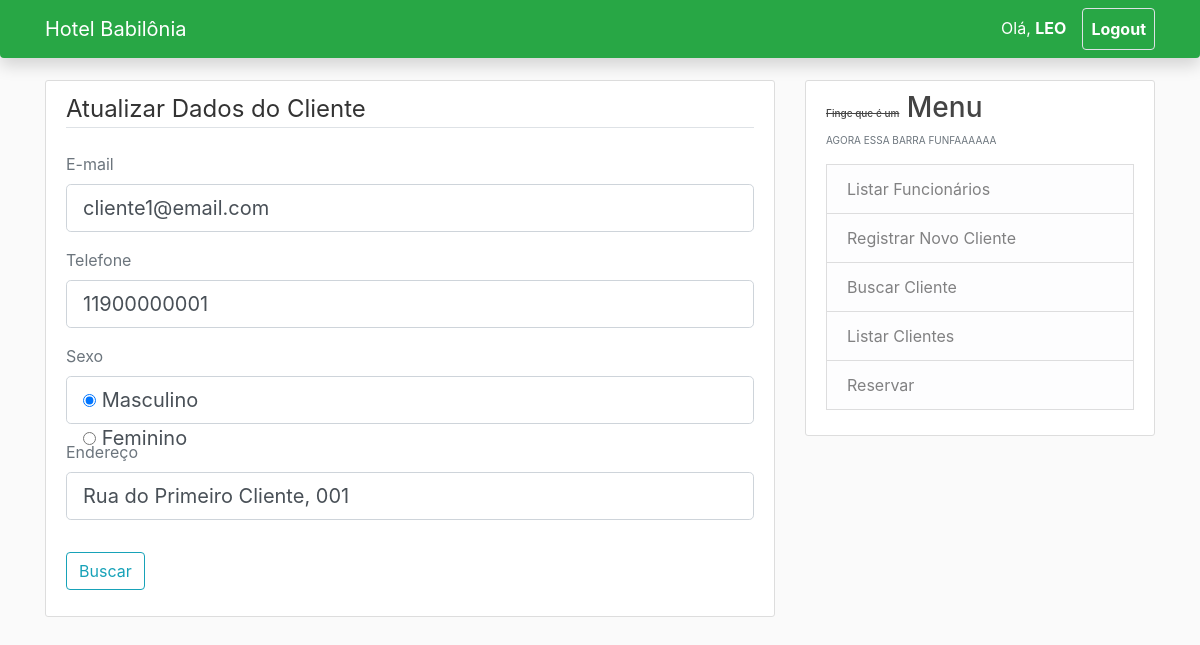
Page /client/1/update (signed in) on the committed database.
### babylon/models.py (models this page shows, shortened)
class Employee(db.Model):
	id = db.Column(db.Integer, primary_key=True)
	name = db.Column(db.String(20), nullable=False)
	email = db.Column(db.String(20), unique=True, nullable=False)
	cpf = db.Column(db.String(11), unique=True, nullable=False)
	role = db.Column(db.String(20), nullable=False)
	rg = db.Column(db.String(14), unique=True, nullable=False)
	birthdate = db.Column(db.Date, nullable=False)
	phone = db.Column(db.String(11), nullable=False)
	sex = db.Column(db.String(20), nullable=False)
	address = db.Column(db.String(120), nullable=False)
	username = db.relationship('User', backref='employee', lazy=True)
	booking = db.relationship('Booking', backref='employee', lazy=True)

class Client(db.Model):
	id = db.Column(db.Integer, primary_key=True)
	name = db.Column(db.String(20), nullable=False)
	email = db.Column(db.String(20), unique=True, nullable=False)
	cpf = db.Column(db.String(11), unique=True, nullable=False)
	rg = db.Column(db.String(14), unique=True, nullable=False)
	birthdate = db.Column(db.Date, nullable=False)
	phone = db.Column(db.String(11), unique=True, nullable=False)
	sex = db.Column(db.String(20), nullable=False, default='Não declarado')
	address = db.Column(db.String(120), nullable=False)
	booking = db.relationship('Booking', backref='client', lazy=True)

### babylon/routes.py (the view)
@app.route('/client/<int:client_id>/update', methods=['GET', 'POST'])
@login_required
def update_client(client_id):
	client = Client.query.get_or_404(client_id)
	form = UpdateForm()
	if form.validate_on_submit():
		client.email=form.email.data
		client.phone = form.phone.data
		client.sex = form.sex.data
		client.address = form.address.data
		db.session.commit()
		flash('Os dados do cliente foram atualizados!', 'success')
		return redirect(url_for('client', client_id=client.id))
	elif request.method == 'GET' :
		form.email.data = client.email
		form.phone.data = client.phone
		form.sex.data = client.sex
		form.address.data = client.address
	return render_template('update_client.html', title="Atualizar Cadastro", form=form, legend='Atualizar Cadastro')

### babylon/forms.py (shortened to what this page needs)
class UpdateForm(FlaskForm):
    email = StringField('E-mail', validators=[DataRequired(message='É necessário fornecer um email!'),\
        Email('Email inserido é inválido!')])
    phone = StringField('Telefone', validators=[DataRequired('É necessário fornecer um telefone para contato!'),\
        Length(min=10, max=11)])
    sex = RadioField(label='Sexo', choices=[('M', 'Masculino'), ('F', 'Feminino')])
    address = StringField('Endereço', validators=[DataRequired('É necessário fornecer um endereço!')])
    submit = SubmitField()

### babylon/models.py (called while the page is built)
@login_manager.user_loader
def load_user(user_id):
	return User.query.get(int(user_id))

### babylon/templates/update_client.html (shortened to what this page needs)
{% extends "layout.html" %}
{% block content %}
    <div class="content-section">
        <form method="POST" action="">
            <fieldset class="form-group">
                <legend class="border-bottom mb-4">Atualizar Dados do Cliente</legend>
                <div class="form-group">
                    {{ form.email.label(class="form-control-label text-muted") }}
                    {% if form.email.errors %}
                        {{ form.email(class="form-control form-control-lg is-invalid") }}
                        <div class="invalid-feedback">
                            {% for error in form.email.errors %}
                                <span>{{ error }}</span>
                            {% endfor %}
                        </div>
                    {% else %}
                        {{ form.email(class="form-control form-control-lg", placeholder="E-mail") }}
                    {% endif %}
                </div>
                <div class="form-group">
                    {{ form.phone.label(class="form-control-label text-muted") }}
                    {% if form.phone.errors %}
                        {{ form.phone(class="form-control form-control-lg is-invalid", maxlength=11) }}
                        <div class="invalid-feedback">
                            {% for error in form.phone.errors %}
                                <span>{{ error }}</span>
                            {% endfor %}
                        </div>
                    {% else %}
                        {{ form.phone(class="form-control form-control-lg", placeholder="(__) ____-____", maxlength=11 )}}
                    {% endif %}
                </div>
                <div class="form-group">
                    {{ form.sex.label(class="form-control-label text-muted") }}
                    {% if form.sex.errors %}
                        {{ form.sex(class="form-control form-control-lg is-invalid") }}
                        <div class="invalid-feedback">
                            {% for error in form.sex.errors %}
                                <span>{{ error }}</span>
                            {% endfor %}
                        </div>
                    {% else %}
                        {{ form.sex(class="form-control form-control-lg", placeholder="Sexo") }}
                    {% endif %}
                </div>
                <div class="form-group">
                    {{ form.address.label(class="form-control-label text-muted") }}
                    {% if form.address.errors %}
                        {{ form.address(class="form-control form-control-lg is-invalid") }}
                        <div class="invalid-feedback">
                            {% for error in form.address.errors %}
                                <span>{{ error }}</span>
                            {% endfor %}
                        </div>
                    {% else %}
                        {{ form.address(class="form-control form-control-lg", placeholder="Endereço") }}
                    {% endif %}
                </div>
            </fieldset>
            <div class="form-group">
                {{ form.submit(class="btn btn-outline-info", value="Buscar") }}
            </div>
        </form>
    </div>
{% endblock content %}

### babylon/templates/layout.html (shortened to what this page needs)
<!DOCTYPE html>
<html lang="en">
<head>
    <link rel="stylesheet" href="https://stackpath.bootstrapcdn.com/bootstrap/4.1.2/css/bootstrap.min.css">
    <link rel="stylesheet" type="text/css" href="{{ url_for('static', filename='main.css') }}" >
</head>
<body>
    <header class="site-header">
      <nav class="navbar navbar-expand-md navbar-dark bg-success fixed-top rounded-bottom shadow">
        <div class="container">
          <a class="navbar-brand mr-4" href="{{ url_for('home') }}">Hotel Babilônia</a>
            <div class="collapse navbar-collapse" id="navbarToggle">
              <div class="navbar-nav">
                {% if current_user.is_authenticated %}
                  <span class="nav-item nav-link" >Olá, <b>{{ current_user.employee.name.upper().split(' ')[0] }}</b></span>
                  <a class="nav-item nav-link border border rounded ml-2 px-2" href="{{ url_for('logout') }}"><strong>Logout</strong></a>
                {% else %}
                  <a class="nav-item nav-link" href="{{ url_for('login') }}">Login</a>
                {% endif %}
              </div>
            </div>
          </div>
      </nav>
    </header>
    <main role="main" class="container">
      <div class="row">
        <div class="col-md-8">
            {% block content %}{% endblock content %}
        </div>
        {% if current_user.is_authenticated %}
        <div class="col-md-4">
          <div class="content-section">
            <h3><strike style="font-size: 10px">Finge que é um</strike> Menu</h3>
            <p class='text-muted' style="font-size: 10px">AGORA ESSA BARRA FUNFAAAAAA
                {% if  current_user.is_authenticated and current_user.employee.role == 'Admin' %}
                <li class="list-group-item list-group-item-light">
                    <a style="text-decoration: none; color: #818182" href="{{ url_for('home') }}">
                      Listar Funcionários
                    </a>
                </li>
                {% endif %}
                <li class="list-group-item list-group-item-light">
                    <a style="text-decoration: none; color: #818182" href="{{ url_for('register_client') }}">
                      Registrar Novo Cliente
                    </a>
                </li>
                <li class="list-group-item list-group-item-light">
                    <a style="text-decoration: none; color: #818182" href="{{ url_for('search_client') }}">
                      Buscar Cliente
                    </a>
                </li>
                <li class="list-group-item list-group-item-light">
                    <a style="text-decoration: none; color: #818182" href="{{ url_for('list_clients') }}">
                      Listar Clientes
                    </a>
                </li>
                <li class="list-group-item list-group-item-light">
                    <a style="text-decoration: none; color: #818182" href="{{ url_for('register_booking') }}">
                      Reservar
                    </a>
                </li>
            </p>
          </div>
        </div>
      </div>
      {% endif %}
    </main>
</body>
</html>

### babylon/static/main.css (style rules this page uses)
body { background: #fafafa; color: #333333; margin-top: 5rem; }
h1, h2, h3, h4, h5, h6 { color: #444444; }
ul { list-style-type: none; }
::placeholder { color: #333333; opacity: 1; }
.site-header .navbar-nav .nav-link { color: #ffffff; }
.content-section { background: #ffffff; padding: 10px 20px; border: 1px solid #dddddd; border-radius: 3px; margin-bottom: 20px; }

### rows in the picture
Employee: employee.name "LEO"
Client: email "cliente1@email.com", phone "11900000001", sex "☑ Masculino ☐ Feminino", address "Rua do Primeiro Cliente, 001"
